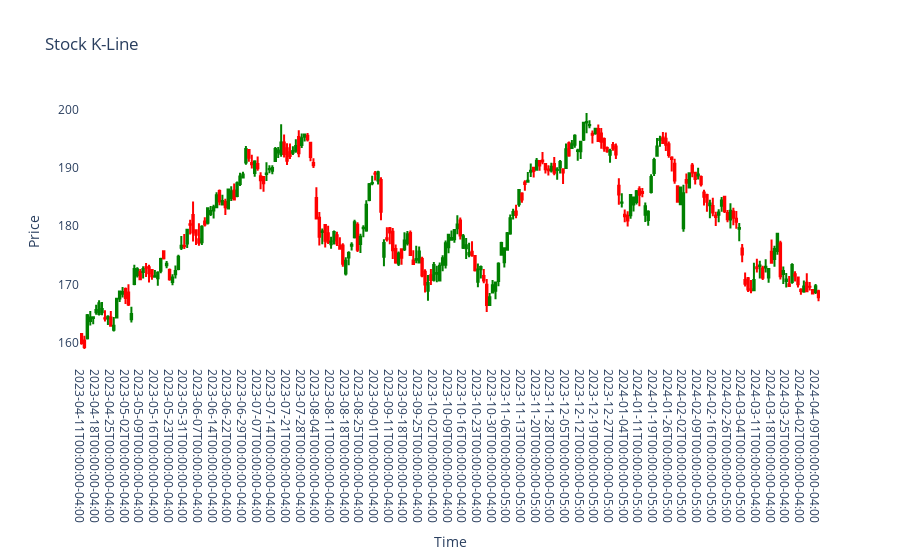
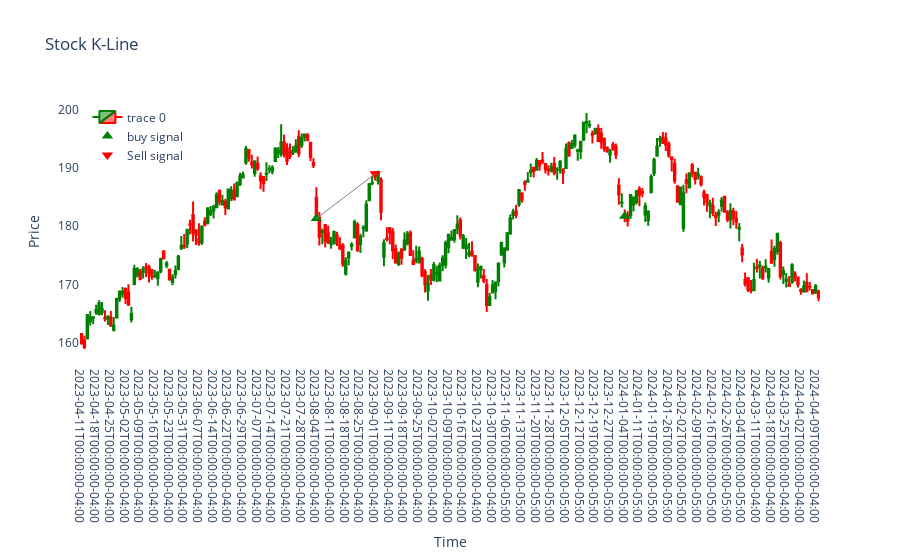
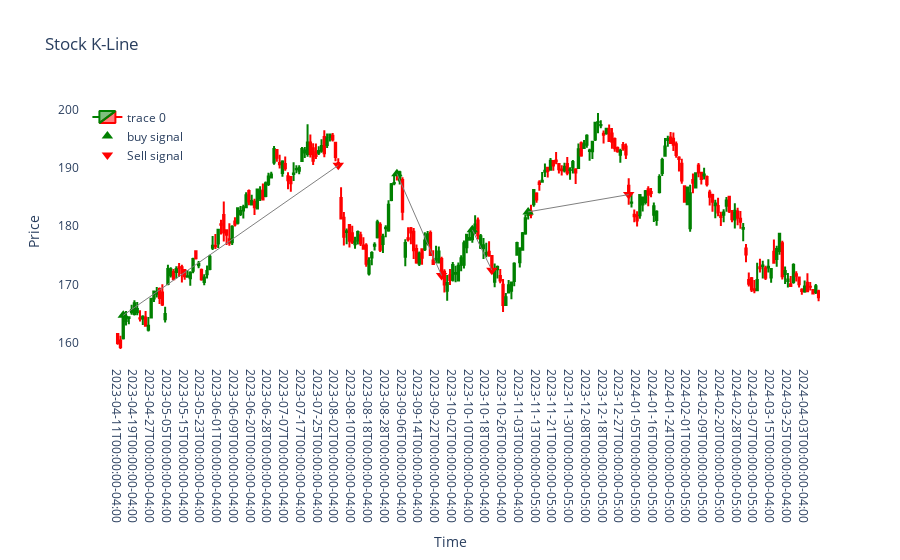
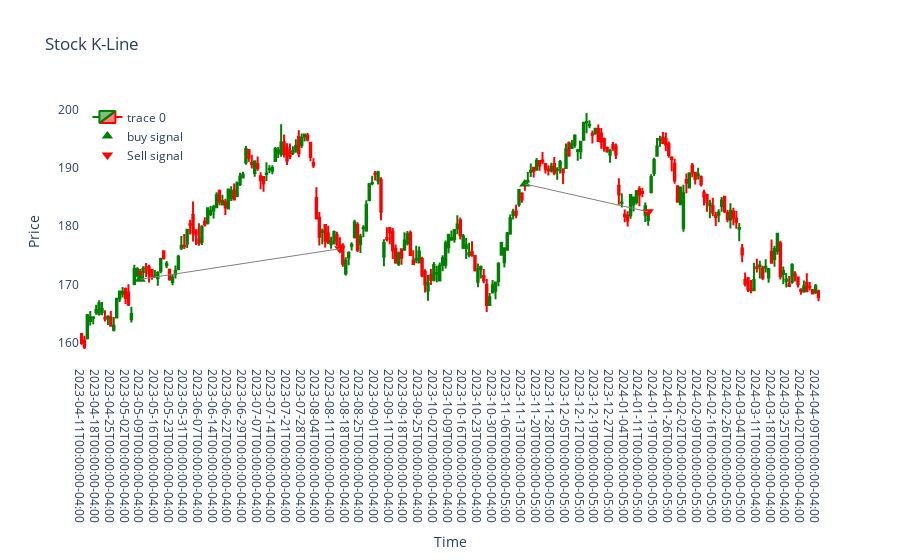

Notebook code cell kept with these figures, in order:
### Code cell
import os
def main_menu():
    while True:
        print("\nQuant Trading System Menu:")
        print("1. Fetch Stock Information")
        print("2. Select Strategy")
        print("3. Run Backtest")
        print("4. Exit")
        
        choice = input("Please choose an option (1/2/3): ")
        
        if choice == '1':
            stock_code = input("Enter the stock code: ")
            period = input("Enter the period (e.g., 1d for one day, 5mo for five mouth,1y for 1 year): ")
            bar_size = input("Enter the bar length(means the period length of each data unit) (e.g., 1d for one day, 1h for one hour, 5m for five minutes): ")
            data = fetch_stock_info(stock_code, period, bar_size)
            stock_data = StockData(data)
            print("1. Show data")
            print("2. Exit")
            choice_diaplay = input("Please choose an option (1/2/): ")
            
            if choice_diaplay == '1':
                stock_data.plot_kline('1d')
            elif choice_diaplay == '2':
                print("Exiting the Quant Trading System.")
                break
            else:
                print("Invalid option, please try again!")
        elif choice == '2':
            print("\nStrategy Menu:")
            print("1. 20-day Simple Moving Average Strategy")
            print("2. Dual Moving Average Crossover Strategy")
            print("3. Turtle Strategy")
            print("4. Exit")
            print("Please select strategy(1/2/3/4):")
            choice_strategy= input("Please choose an option (1/2/3/4): ")
            if choice_strategy == '1':
                simple_ma_strategy = SimpleMAStrategy(data)
                stock_data = StockData(data, simple_ma_strategy)
            elif choice_strategy == '2':
                dual_moving_average_strategy = DualMovingAverageStrategy(data)
                stock_data = StockData(data, dual_moving_average_strategy)
            elif choice_strategy == '3':
                turtle_strategy = TurtleStrategy(data)
                stock_data = StockData(data, turtle_strategy)
            elif choice_strategy == '4':
                break
            else:
                print("Invalid option, please try again!")
            stock_data.execute_strategy()
            stock_data.plot_kline_with_signals('1d')
            stock_data.print_order_stats()
        elif choice == '3':
            print("Backtest.")
            stock_code = input("Enter the stock code: ")
            period = input("Enter the period (e.g., 1d for one day, 5mo for five mouth,1y for 1 year): ")
            bar_size = input("Enter the bar length (e.g., 1d for one day, 1h for one hour, 5m for five minutes): ")
            data = fetch_stock_info(stock_code, period, bar_size)
            stock_data_ma = StockData(data)
            stock_data_ma.analyze_stock_data(start_date,end_date,bar_size)
        elif choice == '4':
            print("Exiting the Quant Trading System.")
            break
        else:
            print("Invalid option, please try again!")

if __name__ == "__main__":
    main_menu()

### Figure 1 — Plotly figure (JSON) as saved in the notebook; plotly's stock layout.template omitted (floating-point values rounded to 4 significant figures; data arrays with more than 128 entries replaced by an {"elided": "..."} marker saying what was removed)
{"data": [{"close": {"elided": "252 float values"}, "decreasing": {"line": {"color": "red"}}, "high": {"elided": "252 float values"}, "increasing": {"line": {"color": "green"}}, "low": {"elided": "252 float values"}, "open": {"elided": "252 float values"}, "type": "candlestick", "x": {"elided": "252 str values"}}], "layout": {"hovermode": "x", "legend": {"x": 0.01, "xanchor": "left", "y": 0.99, "yanchor": "top"}, "plot_bgcolor": "white", "title": {"text": "Stock K-Line"}, "xaxis": {"rangeslider": {"visible": false}, "title": {"text": "Time"}, "type": "category"}, "yaxis": {"autorange": true, "fixedrange": true, "title": {"text": "Price"}}}}

### Figure 2 — Plotly figure (JSON) as saved in the notebook; plotly's stock layout.template omitted (floating-point values rounded to 4 significant figures; data arrays with more than 128 entries replaced by an {"elided": "..."} marker saying what was removed)
{"data": [{"close": {"elided": "252 float values"}, "decreasing": {"line": {"color": "red"}}, "high": {"elided": "252 float values"}, "increasing": {"line": {"color": "green"}}, "low": {"elided": "252 float values"}, "open": {"elided": "252 float values"}, "type": "candlestick", "x": {"elided": "252 str values"}}, {"marker": {"color": "green", "size": 10, "symbol": "triangle-up"}, "mode": "markers", "name": "buy signal", "showlegend": true, "type": "scatter", "x": ["2023-08-04T00:00:00-04:00", "2024-01-04T00:00:00-05:00"], "y": [181.3, 181.7]}, {"marker": {"color": "red", "size": 10, "symbol": "triangle-down"}, "mode": "markers", "name": "Sell signal", "showlegend": true, "type": "scatter", "x": ["2023-09-01T00:00:00-04:00"], "y": [189.0]}, {"line": {"color": "grey", "width": 1}, "mode": "lines", "showlegend": false, "type": "scatter", "x": ["2023-08-04T00:00:00-04:00", "2023-09-01T00:00:00-04:00"], "y": [181.3, 189.0]}], "layout": {"hovermode": "x", "legend": {"x": 0.01, "xanchor": "left", "y": 0.99, "yanchor": "top"}, "plot_bgcolor": "white", "title": {"text": "Stock K-Line"}, "xaxis": {"rangeslider": {"visible": false}, "title": {"text": "Time"}, "type": "category"}, "yaxis": {"autorange": true, "fixedrange": true, "title": {"text": "Price"}}}}

### Figure 3 — Plotly figure (JSON) as saved in the notebook; plotly's stock layout.template omitted (floating-point values rounded to 4 significant figures; data arrays with more than 128 entries replaced by an {"elided": "..."} marker saying what was removed)
{"data": [{"close": {"elided": "252 float values"}, "decreasing": {"line": {"color": "red"}}, "high": {"elided": "252 float values"}, "increasing": {"line": {"color": "green"}}, "low": {"elided": "252 float values"}, "open": {"elided": "252 float values"}, "type": "candlestick", "x": {"elided": "252 str values"}}, {"marker": {"color": "green", "size": 10, "symbol": "triangle-up"}, "mode": "markers", "name": "buy signal", "showlegend": true, "type": "scatter", "x": ["2023-04-13T00:00:00-04:00", "2023-09-01T00:00:00-04:00", "2023-10-11T00:00:00-04:00", "2023-11-08T00:00:00-05:00"], "y": [164.7, 189.0, 179.3, 182.4]}, {"marker": {"color": "red", "size": 10, "symbol": "triangle-down"}, "mode": "markers", "name": "Sell signal", "showlegend": true, "type": "scatter", "x": ["2023-08-03T00:00:00-04:00", "2023-09-26T00:00:00-04:00", "2023-10-20T00:00:00-04:00", "2024-01-02T00:00:00-05:00"], "y": [190.4, 171.5, 172.4, 185.4]}, {"line": {"color": "grey", "width": 1}, "mode": "lines", "showlegend": false, "type": "scatter", "x": ["2023-04-13T00:00:00-04:00", "2023-08-03T00:00:00-04:00"], "y": [164.7, 190.4]}, {"line": {"color": "grey", "width": 1}, "mode": "lines", "showlegend": false, "type": "scatter", "x": ["2023-09-01T00:00:00-04:00", "2023-09-26T00:00:00-04:00"], "y": [189.0, 171.5]}, {"line": {"color": "grey", "width": 1}, "mode": "lines", "showlegend": false, "type": "scatter", "x": ["2023-10-11T00:00:00-04:00", "2023-10-20T00:00:00-04:00"], "y": [179.3, 172.4]}, {"line": {"color": "grey", "width": 1}, "mode": "lines", "showlegend": false, "type": "scatter", "x": ["2023-11-08T00:00:00-05:00", "2024-01-02T00:00:00-05:00"], "y": [182.4, 185.4]}], "layout": {"hovermode": "x", "legend": {"x": 0.01, "xanchor": "left", "y": 0.99, "yanchor": "top"}, "plot_bgcolor": "white", "title": {"text": "Stock K-Line"}, "xaxis": {"rangeslider": {"visible": false}, "title": {"text": "Time"}, "type": "category"}, "yaxis": {"autorange": true, "fixedrange": true, "title": {"text": "Price"}}}}

### Figure 4 — Plotly figure (JSON) as saved in the notebook; plotly's stock layout.template omitted (floating-point values rounded to 4 significant figures; data arrays with more than 128 entries replaced by an {"elided": "..."} marker saying what was removed)
{"data": [{"close": {"elided": "252 float values"}, "decreasing": {"line": {"color": "red"}}, "high": {"elided": "252 float values"}, "increasing": {"line": {"color": "green"}}, "low": {"elided": "252 float values"}, "open": {"elided": "252 float values"}, "type": "candlestick", "x": {"elided": "252 str values"}}, {"marker": {"color": "green", "size": 10, "symbol": "triangle-up"}, "mode": "markers", "name": "buy signal", "showlegend": true, "type": "scatter", "x": ["2023-05-09T00:00:00-04:00", "2023-11-14T00:00:00-05:00"], "y": [170.9, 187.2]}, {"marker": {"color": "red", "size": 10, "symbol": "triangle-down"}, "mode": "markers", "name": "Sell signal", "showlegend": true, "type": "scatter", "x": ["2023-08-16T00:00:00-04:00", "2024-01-17T00:00:00-05:00"], "y": [176.1, 182.4]}, {"line": {"color": "grey", "width": 1}, "mode": "lines", "showlegend": false, "type": "scatter", "x": ["2023-05-09T00:00:00-04:00", "2023-08-16T00:00:00-04:00"], "y": [170.9, 176.1]}, {"line": {"color": "grey", "width": 1}, "mode": "lines", "showlegend": false, "type": "scatter", "x": ["2023-11-14T00:00:00-05:00", "2024-01-17T00:00:00-05:00"], "y": [187.2, 182.4]}], "layout": {"hovermode": "x", "legend": {"x": 0.01, "xanchor": "left", "y": 0.99, "yanchor": "top"}, "plot_bgcolor": "white", "title": {"text": "Stock K-Line"}, "xaxis": {"rangeslider": {"visible": false}, "title": {"text": "Time"}, "type": "category"}, "yaxis": {"autorange": true, "fixedrange": true, "title": {"text": "Price"}}}}
